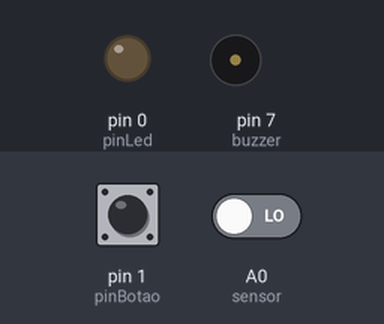
A sketch run on a simulated Arduino Uno, built with avr-gcc and run on an emulated ATmega328P. On the bench: output pins drawn as LEDs (lit = HIGH), buzzer (waves = sounding). The test bench sets the inputs (shaded band); at power-on: pin 1 (pinBotao) LOW, A0 (sensor) LOW.

Above: at 1.2 s.
1.3 s: pin 1 (pinBotao) pulled HIGH for 0.15 s
At 2.4 s:
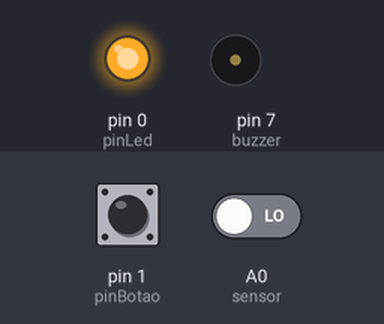
2.9 s: A0 (sensor) driven HIGH
At 4.1 s:
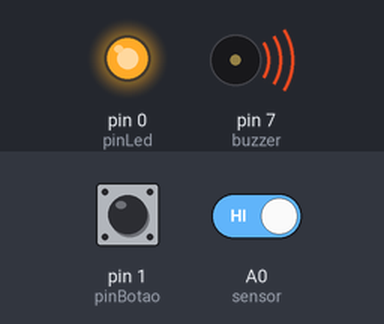
Timing chart, 0 to 5.9 s (numbered marks = the images above; inputs shaded):
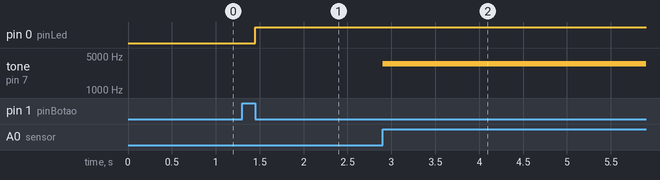

The sketch:

Smooth_Trug-Sango1.ino
```cpp
int pinBotao = 1;
int pinLed = 0;
int estado = 0;
int buzzer = 7;
int sensor = A0;

void setup(){
 pinMode(pinBotao, INPUT);
 pinMode(pinLed, OUTPUT);
 pinMode(buzzer, OUTPUT);
 pinMode(sensor, INPUT);

 }

void loop(){

  if (digitalRead(1) == 1 && estado == 0){ //se botao ativado ...
    while (digitalRead(1) ==1);    //enquanto botao ativado ...
    digitalWrite(pinLed, HIGH);
    estado = 1;
    noTone(buzzer);
   }

  if (digitalRead(1) == 1 && estado == 1){
      while (digitalRead(1) ==1);
      digitalWrite(pinLed, LOW);
      estado = 0;
      noTone(buzzer);
	}

  if (digitalRead(A0) == 1 && estado == 1) {
    estado = 2;
	}

  if (estado == 2){
 	 tone(buzzer,3500);
  }else{
    noTone(buzzer);
  }


}

  
```

Measured:
- after the input at 1.3 s, pin 0 (pinLed): LOW → HIGH after 0.15 s
- after the input at 2.9 s, tone on pin 7 (buzzer): silent → 3500 Hz at once
